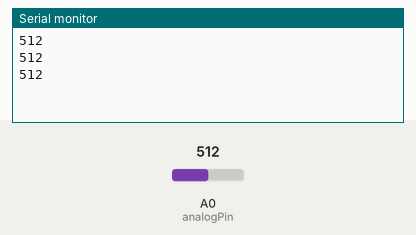
This sketch was run on a simulated Arduino Uno, built with avr-gcc and run on an emulated ATmega328P. Parts: the last lines printed to the serial monitor. The test bench sets the inputs (shaded band); at power-on: A0 (analogPin) = 512.

Above: at 1.3 s.
1.4 s: A0 (analogPin) set to 716
At 1.9 s:
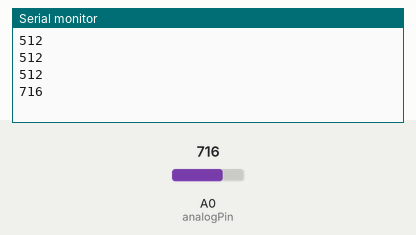
2.9 s: A0 (analogPin) set to 900
At 3.4 s:
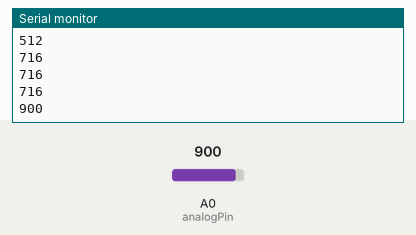
Timing chart, 0 to 5.9 s (numbered marks = the images above; inputs shaded):
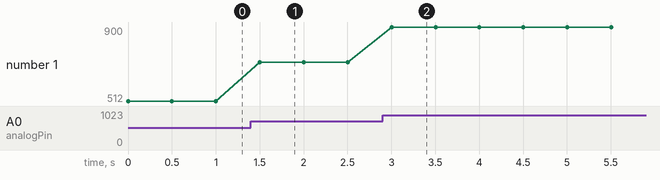

Measured:
- after the input at 1.4 s, the serial monitor: prints a new line after 0.10 s (image 1)
- after the input at 2.9 s, the serial monitor: prints a new line after 0.10 s (image 2)
- plotted number 1: 512 → 716 after the input at 1.4 s, 716 → 900 after the input at 2.9 s

The sketch:

WaterSensor.ino
```cpp
int analogPin = 0;    // 워터센서 analog port 0 연결 선언
int val = 0;          // 전류변화값 변수선언

void setup ()
{
   Serial.begin (9600);           // 시리얼모니터 설정
}

void loop()
{
  val = analogRead(analogPin);   // analogPin 의 변화값(전류값)을 읽음
  Serial.println(val);      // 시리얼모니터에 전류값 표시
  delay (500);
}
```
